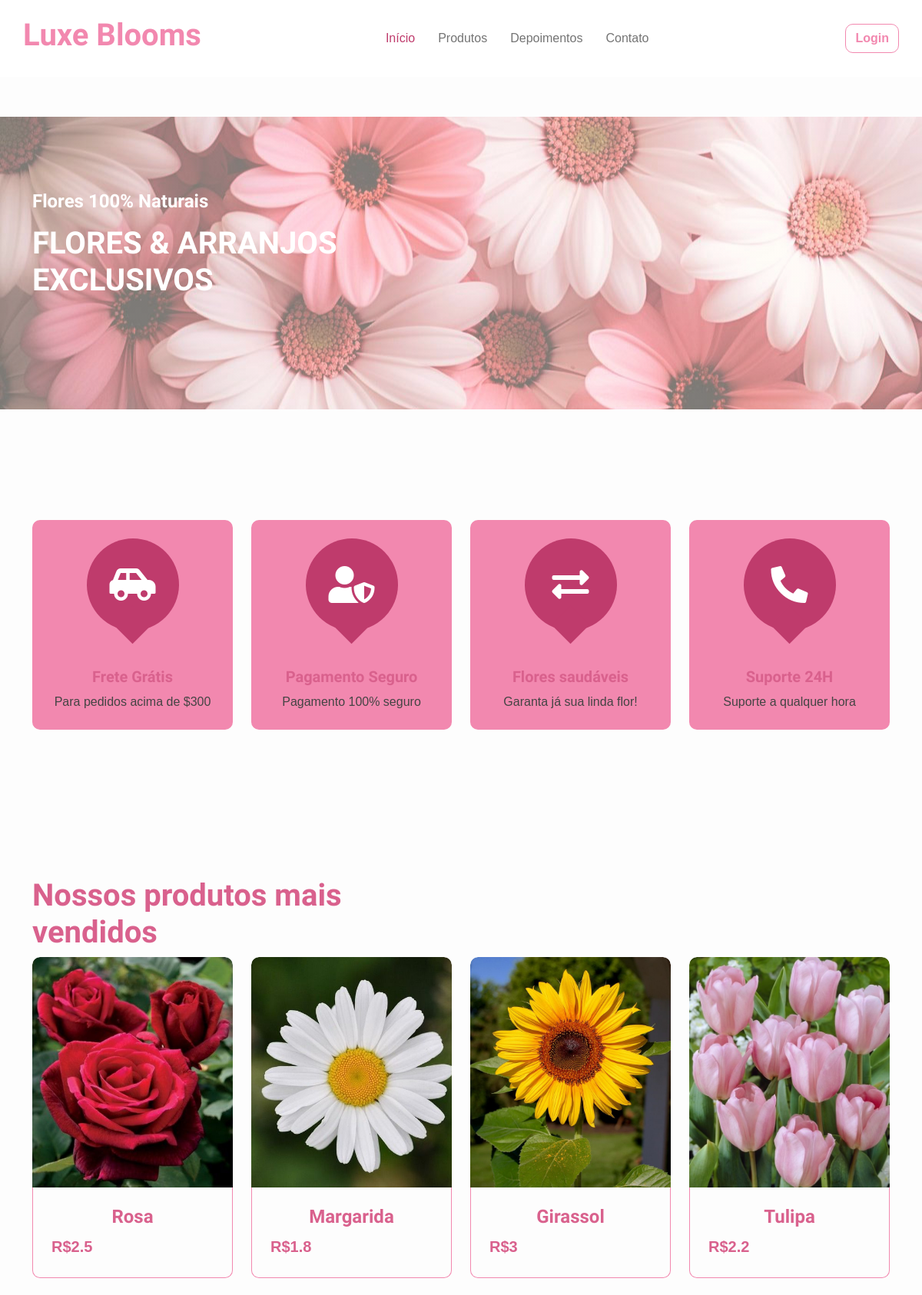
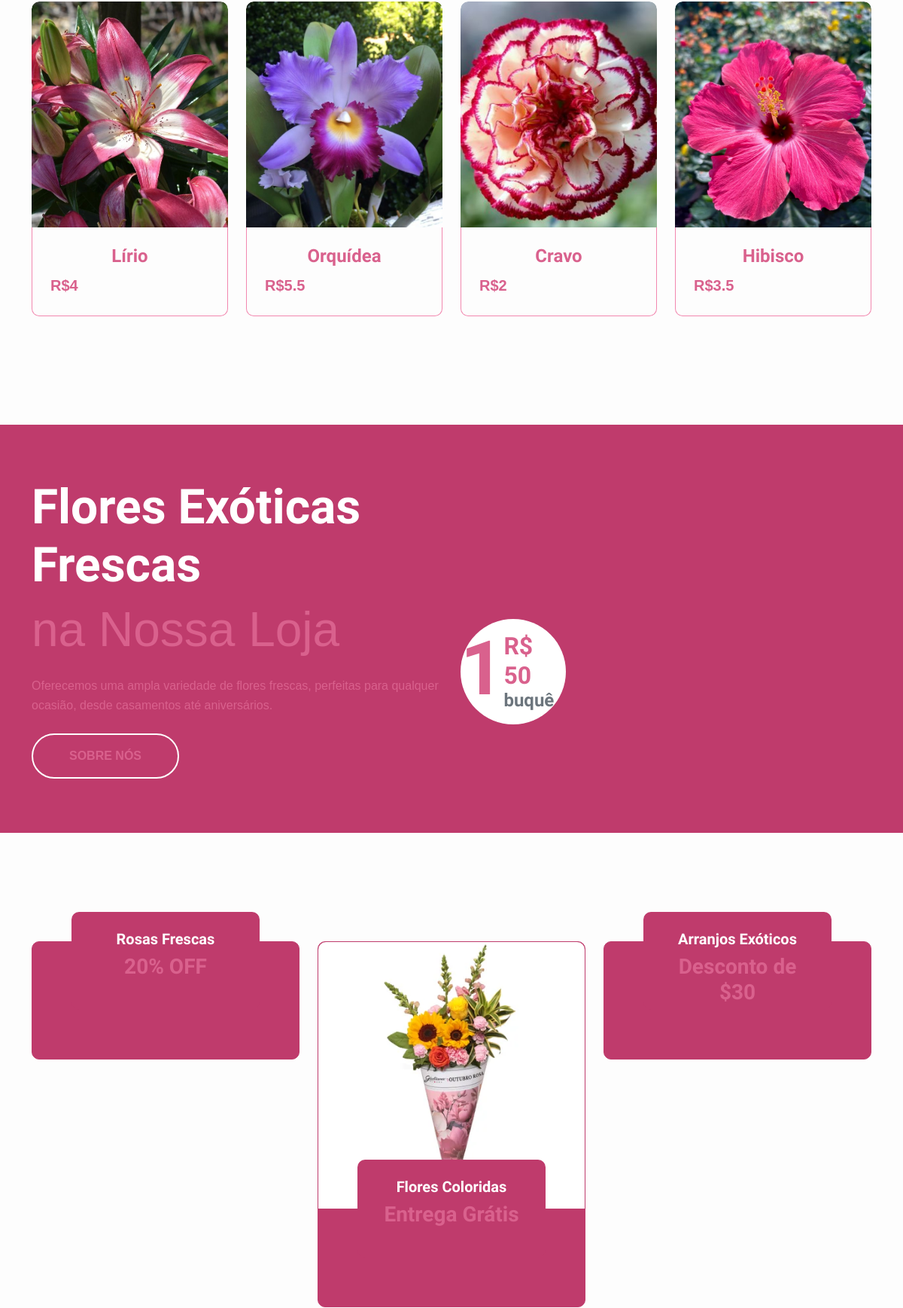
The page / (upper part) on the database its author committed (2 pictures, top to bottom).
### tables this page shows
CREATE TABLE `estoque_flores` (
  `id_flor` int(11) NOT NULL,
  `nome_flor` varchar(128) DEFAULT NULL,
  `quantidade_flor` int(11) DEFAULT NULL,
  `preco_flor` float DEFAULT NULL,
  `imagem_flor` varchar(100) DEFAULT NULL
);

### index.php (the view, shortened to what this page needs)
<?php
    include 'menu.php';
?>
<div class="container-fluid py-5 mb-5 hero-header">
    <div class="container py-5">
        <div class="row g-5 align-items-center">
            <div class="col-md-12 col-lg-7">
                <h4 class="mb-3 text-secondary">Flores 100% Naturais</h4>
                <h1 class=" mb-5 display-3 text-secondary">Flores & Arranjos Exclusivos</h1>
            </div>
        </div>
    </div>
</div>
<div class="container-fluid featurs py-5">
    <div class="container py-5">
        <div class="row g-4">
            <div class="col-md-6 col-lg-3">
                <div class="featurs-item text-center rounded bg-light p-4">
                    <div class="featurs-icon btn-square rounded-circle bg-secondary mb-5 mx-auto">
                        <i class="fas fa-car-side fa-3x text-white"></i>
                    </div>
                    <div class="featurs-content text-center">
                        <h5>Frete Grátis</h5>
                        <p class="mb-0">Para pedidos acima de $300</p>
                    </div>
                </div>
            </div>
            <div class="col-md-6 col-lg-3">
                <div class="featurs-item text-center rounded bg-light p-4">
                    <div class="featurs-icon btn-square rounded-circle bg-secondary mb-5 mx-auto">
                        <i class="fas fa-user-shield fa-3x text-white"></i>
                    </div>
                    <div class="featurs-content text-center">
                        <h5>Pagamento Seguro</h5>
                        <p class="mb-0">Pagamento 100% seguro</p>
                    </div>
                </div>
            </div>
            <div class="col-md-6 col-lg-3">
                <div class="featurs-item text-center rounded bg-light p-4">
                    <div class="featurs-icon btn-square rounded-circle bg-secondary mb-5 mx-auto">
                        <i class="fas fa-exchange-alt fa-3x text-white"></i>
                    </div>
                    <div class="featurs-content text-center">
                        <h5>Flores saudáveis</h5>
                        <p class="mb-0">Garanta já sua linda flor!</p>
                    </div>
                </div>
            </div>
            <div class="col-md-6 col-lg-3">
                <div class="featurs-item text-center rounded bg-light p-4">
                    <div class="featurs-icon btn-square rounded-circle bg-secondary mb-5 mx-auto">
                        <i class="fa fa-phone-alt fa-3x text-white"></i>
                    </div>
                    <div class="featurs-content text-center">
                        <h5>Suporte 24H</h5>
                        <p class="mb-0">Suporte a qualquer hora</p>
                    </div>
                </div>
            </div>
        </div>
    </div>
</div>
<div class="container-fluid fruite py-5">
    <div class="container py-5">
        <div class="tab-class text-center">
            <div class="row g-4">
                <div class="col-lg-6 text-start">
                    <h1>Nossos produtos mais vendidos</h1>
                </div>
            </div>
            <div class="tab-content">
                <div id="tab-1" class="tab-pane fade show p-0 active">
                    <div class="row g-4">
                        <div class="col-lg-12">
                            <div class="row g-4">
                                <?php
                                $sql = "SELECT * FROM estoque_flores LIMIT 8";
                                $consulta = $conexao->query($sql);
                                while ($dados = $consulta->fetch_assoc()) {
                                    echo "<div class='col-md-6 col-lg-4 col-xl-3'>
                                                <div class='rounded position-relative fruite-item'>
                                                    <div class='fruite-img'>";
                                    echo "<img src='" . $dados['imagem_flor'] . "' class='img-fluid w-100 rounded-top' alt=''>";
                                    echo "</div>";
                                    echo "<div class='p-4 border border-secondary border-top-0 rounded-bottom'>
                                                <h4>" . $dados['nome_flor'] . "</h4>";
                                    echo "<div class='d-flex justify-content-between flex-lg-wrap'>
                                                <p class='text-dark fs-5 fw-bold mb-0'> R$" . $dados['preco_flor'] . "</p>";
                                    echo "
                                        </div>
                                    </div>
                                </div>
                            </div>";
                                }
                                ?>
                            </div>
                        </div>
                    </div>
                </div>
            </div>
        </div>
    </div>
</div>
<div class="container-fluid banner bg-secondary my-5">
    <div class="container py-5">
        <div class="row g-4 align-items-center">
            <div class="col-lg-6">
                <div class="py-4">
                    <h1 class="display-3 text-white">Flores Exóticas Frescas</h1>
                    <p class="fw-normal display-3 text-dark mb-4">na Nossa Loja</p>
                    <p class="mb-4 text-dark">Oferecemos uma ampla variedade de flores frescas, perfeitas para
                        qualquer ocasião, desde casamentos até aniversários.</p>
                    <a href=sobrenos.php
                        class="banner-btn btn border-2 border-white rounded-pill text-dark py-3 px-5">SOBRE NÓS</a>
                </div>
            </div>
            <div class="col-lg-6">
                <div class="position-relative">
                    <div class="d-flex align-items-center justify-content-center bg-white rounded-circle position-absolute"
                        style="width: 140px; height: 140px; top: 0; left: 0;">
                        <h1 style="font-size: 100px;">1</h1>
                        <div class="d-flex flex-column">
                            <span class="h2 mb-0">R$ 50</span>
                            <span class="h4 text-muted mb-0">buquê</span>
                        </div>
                    </div>
                </div>
            </div>
        </div>
    </div>
</div>
<div class="container-fluid service py-5">
    <div class="container py-5">
        <div class="row g-4 justify-content-center">
            <div class="col-md-6 col-lg-4">
                <a href="#">
                    <div class="service-item bg-primary rounded border border-primary">
                        <div class="px-4 rounded-bottom">
                            <div class="service-content bg-secondary text-center p-4 rounded">
                                <h5 class="text-white">Rosas Frescas</h5>
                                <h3 class="mb-0">20% OFF</h3>
                            </div>
                        </div>
                    </div>
                </a>
            </div>
            <div class="col-md-6 col-lg-4">
                <a href="#">
                    <div class="service-item bg-primary rounded border border-primary">
                        <img src="imgs/outubro.jpg" class="img-fluid rounded-top w-100" alt="">
                        <div class="px-4 rounded-bottom">
                            <div class="service-content bg-secondary text-center p-4 rounded">
                                <h5 class="text-white">Flores Coloridas</h5>
                                <h3 class="mb-0">Entrega Grátis</h3>
                            </div>
                        </div>
                    </div>
                </a>
            </div>
            <div class="col-md-6 col-lg-4">
                <a href="#">
                    <div class="service-item bg-primary rounded border border-primary">
                        <div class="px-4 rounded-bottom">
                            <div class="service-content bg-secondary text-center p-4 rounded">
                                <h5 class="text-white">Arranjos Exóticos</h5>
                                <h3 class="mb-0">Desconto de $30</h3>
                            </div>
                        </div>
                    </div>
                </a>
            </div>
        </div>
    </div>
</div>
</body>
</html>

### css/style.css (style rules this page uses)
.btn { font-weight: 600; transition: .5s; }
.btn-square { width: 32px; height: 32px; }
.btn-square, .btn-sm-square, .btn-md-square, .btn-lg-square { padding: 0; display: flex; align-items: center; justify-content: center; font-weight: normal; }
.hero-header { background: linear-gradient(rgba(248, 223, 173, 0.1), rgba(248, 223, 173, 0.1)), url(../imgs/Papel\ De\ Parede\ Estampa\ Floral.jpg); background-position: center center; background-repeat: no-repeat; background-size: cover; }
@media (min-width: 992px) { .hero-header, .page-header { margin-top: 152px !important; } }
.featurs .featurs-item .featurs-icon { position: relative; width: 120px; height: 120px; }
.featurs .featurs-item .featurs-icon::after { content: ""; width: 35px; height: 35px; background: var(--bs-secondary); position: absolute; bottom: -10px; transform: translate(-50%); transform: rotate(45deg); background: var(--bs-secondary); }
.service .service-item .service-content { position: relative; width: 250px; height: 130px; top: -50%; left: 50%; transform: translate(-50%, -50%); }
.fruite .fruite-item { height: 100%; transition: 0.5s; }
.fruite .fruite-item .fruite-img { overflow: hidden; transition: 0.5s; border-radius: 10px 10px 0 0; }
.fruite .fruite-item .fruite-img img { transition: 0.5s; }
body { font-family: 'Arial', sans-serif; line-height: 1.6; margin: 0; padding: 0; background-color: #fdfdfd; color: #444; }
.hero-header h1 { font-size: 2.5rem; text-transform: uppercase; margin: 0; }

### index.php (style rules this page uses)
.fruite-img img { width: 100%; height: 300px; object-fit: cover; border-radius: 8px 8px 0 0; }

### rows shown on the page
estoque_flores: imagem_flor (picture), nome_flor "Rosa", preco_flor "2.5"
estoque_flores: imagem_flor (picture), nome_flor "Margarida", preco_flor "1.8"
estoque_flores: imagem_flor (picture), nome_flor "Girassol", preco_flor "3"
estoque_flores: imagem_flor (picture), nome_flor "Tulipa", preco_flor "2.2"
estoque_flores: imagem_flor (picture), nome_flor "Lírio", preco_flor "4"
estoque_flores: imagem_flor (picture), nome_flor "Orquídea", preco_flor "5.5"
estoque_flores: imagem_flor (picture), nome_flor "Cravo", preco_flor "2"
estoque_flores: imagem_flor (picture), nome_flor "Hibisco", preco_flor "3.5"
